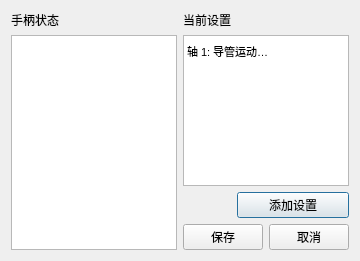
<?xml version="1.0" encoding="UTF-8"?>
<ui version="4.0">
 <class>Dialog</class>
 <widget class="QDialog" name="Dialog">
  <property name="geometry">
   <rect>
    <x>0</x>
    <y>0</y>
    <width>360</width>
    <height>261</height>
   </rect>
  </property>
  <property name="windowTitle">
   <string>手柄功能设置</string>
  </property>
  <layout class="QGridLayout" name="gridLayout">
   <item row="0" column="0">
    <widget class="QLabel" name="label">
     <property name="text">
      <string>手柄状态</string>
     </property>
    </widget>
   </item>
   <item row="0" column="1">
    <widget class="QLabel" name="label_2">
     <property name="text">
      <string>当前设置</string>
     </property>
    </widget>
   </item>
   <item row="1" column="0" rowspan="3">
    <widget class="QTextBrowser" name="textBrowser"/>
   </item>
   <item row="1" column="1" colspan="3">
    <widget class="QListWidget" name="listWidget">
     <property name="font">
      <font>
       <pointsize>8</pointsize>
      </font>
     </property>
     <item>
      <property name="text">
       <string extracomment="(-1, 1) -&gt; (-6400, 6400)">轴 1: 导管运动
    (-1, 1) -&gt; (-6400, 6400)</string>
      </property>
      <property name="font">
       <font>
        <pointsize>8</pointsize>
       </font>
      </property>
     </item>
    </widget>
   </item>
   <item row="2" column="2" colspan="2">
    <widget class="QPushButton" name="pushButton">
     <property name="text">
      <string>添加设置</string>
     </property>
    </widget>
   </item>
   <item row="3" column="1" colspan="2">
    <widget class="QPushButton" name="pushButton_2">
     <property name="text">
      <string>保存</string>
     </property>
    </widget>
   </item>
   <item row="3" column="3">
    <widget class="QPushButton" name="pushButton_3">
     <property name="text">
      <string>取消</string>
     </property>
    </widget>
   </item>
  </layout>
 </widget>
 <resources/>
 <connections/>
</ui>
